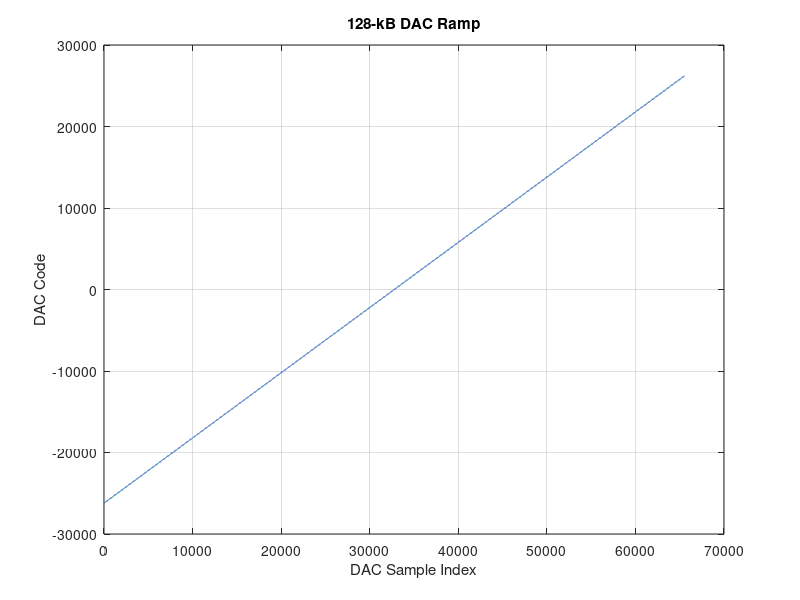
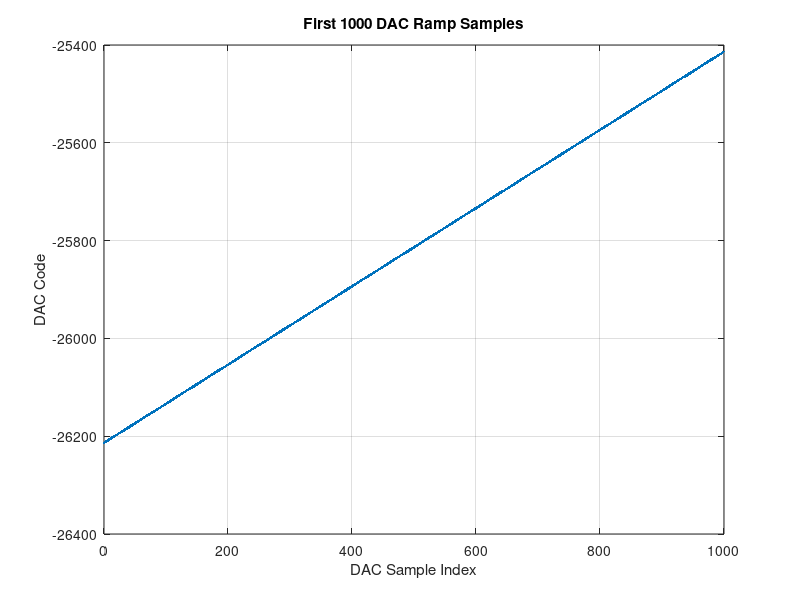

Write MATLAB code to recreate these figures, in order.
%% generate_dac_ramp_128k.m

clear;
clc;
close all;

%% ================================================================
% Configuration
% ================================================================

BRAM_SIZE_BYTES = 131072;    % 128 kB
BYTES_PER_SAMPLE = 2;        % int16
N = BRAM_SIZE_BYTES / BYTES_PER_SAMPLE; % 65536 samples

Fs_dac = 6.4e9;              % DAC sample rate
amplitude = 0.80;            % 80% full scale

fprintf('Number of samples = %d\n', N);
fprintf('BRAM bytes        = %d\n', N*BYTES_PER_SAMPLE);


%% ================================================================
% Generate ramp
%
% One complete sawtooth fills the entire 128-kB BRAM.
%
% First sample ~= -0.8 FS
% Last sample  ~= +0.8 FS
% Then playback wraps back to the first sample.
% ================================================================

ramp_norm = linspace(-1, 1, N).';

x = int16(round(amplitude * 32767 * ramp_norm));


%% ================================================================
% Write binary file
%
% Sequential int16 samples:
%
% x0, x1, x2, ...
%
% 32 consecutive samples make each 512-bit URAM word.
% ================================================================

filename = 'dac_ramp_128k.bin';

fid = fopen(filename, 'wb');

if fid == -1
    error('Could not open %s', filename);
end

fwrite(fid, x, 'int16', 0, 'ieee-le');

fclose(fid);


%% ================================================================
% Also generate HEX file for debugging if useful
% ================================================================

x_uint = typecast(x, 'uint16');

fid = fopen('dac_ramp_128k.hex', 'w');

for k = 1:N
    fprintf(fid, '%04X\n', x_uint(k));
end

fclose(fid);


%% ================================================================
% Information
% ================================================================

fprintf('\n');
fprintf('================ Ramp Information ================\n');
fprintf('DAC Fs                  = %.3f GSPS\n', Fs_dac/1e9);
fprintf('Samples                  = %d\n', N);
fprintf('Samples / 512-bit word   = %d\n', 512/16);
fprintf('512-bit words            = %d\n', N/(512/16));

fprintf('Minimum sample           = %d\n', min(x));
fprintf('Maximum sample           = %d\n', max(x));

fprintf('Binary file size         = %d bytes\n', ...
    dir(filename).bytes);

fprintf('Ramp repetition rate     = %.6f kHz\n', ...
    Fs_dac/N/1e3);

fprintf('Ramp period              = %.6f us\n', ...
    N/Fs_dac*1e6);


%% ================================================================
% Verify file is exactly 128 kB
% ================================================================

info = dir(filename);

assert(info.bytes == BRAM_SIZE_BYTES, ...
    'ERROR: output file is not exactly 128 kB');

fprintf('\nFile size verified: exactly 128 kB.\n');


%% ================================================================
% Plot entire ramp
% ================================================================

figure;

plot(double(x));

grid on;
xlabel('DAC Sample Index');
ylabel('DAC Code');
title('128-kB DAC Ramp');


%% ================================================================
% Plot first 1000 samples
% ================================================================

figure;

plot(0:999, double(x(1:1000)), '.-');

grid on;
xlabel('DAC Sample Index');
ylabel('DAC Code');
title('First 1000 DAC Ramp Samples');
